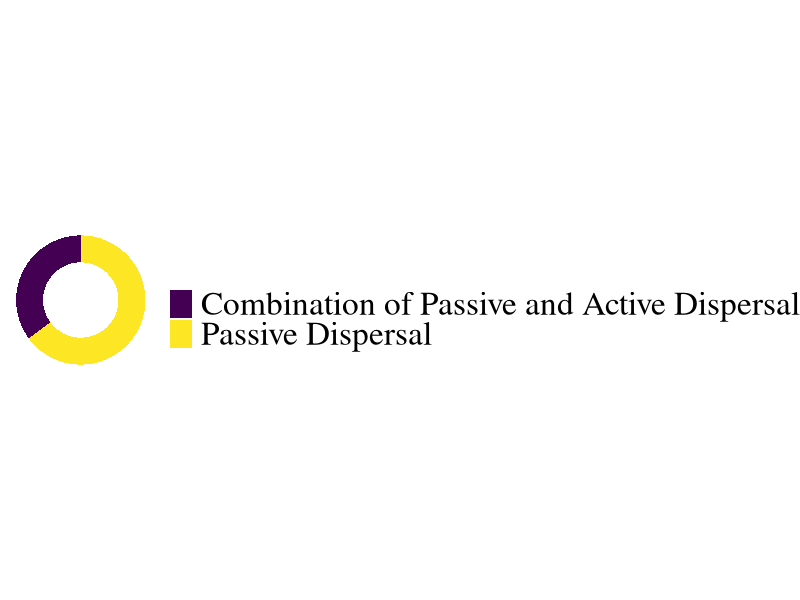

This chart was generated by the following R code:
library(ggplot2)
library(dplyr)
library(viridis) 

# Your new data
data2 <- data.frame(
  DispersalType = c("Passive Dispersal", "Combination of Passive and Active Dispersal"),
  Percentage = c(64.9, 35.1)
)

# Create the ring (donut) chart with a larger hole in the middle
ggplot(data2, aes(x = 2, y = Percentage, fill = DispersalType)) +
  geom_bar(stat = "identity", width = 1) + 
  theme_minimal() +
  coord_polar(theta = "y") +
  xlim(0.1, 2.5) +  # Adjust the x limits to increase the size of the hole
  theme_void() +  # Remove background and axes
  
  scale_fill_viridis_d() +
  labs(
    fill = ""  # Remove the legend title by setting it as an empty string
  ) +
  
  # Customize the fonts and text (with default font)
  theme(
    text = element_text(family = "serif"),
    plot.title = element_text(size = 20),  # Title with default font
    legend.text = element_text(size = 24),  # Legend text with default font
    legend.title = element_text(size = 24),  # Legend title with default font
    legend.position = "right"
  )
